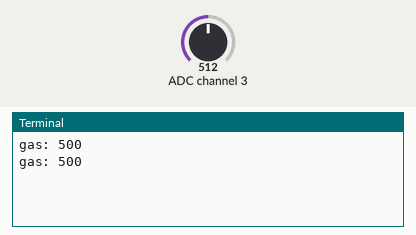
Simulated run of this program. Board: Raspberry Pi (BCM pin numbers). Shown: the last lines printed to the terminal. The test bench sets the inputs (shaded band); at power-on: ADC channel 3 = 512 (analog values on the 0–1023 scale).

Above: at 1.2 s.
1.3 s: ADC channel 3 set to 716
At 2.6 s:
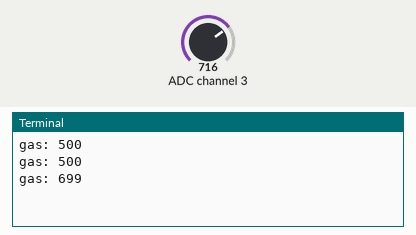
2.8 s: ADC channel 3 set to 900
At 3.4 s:
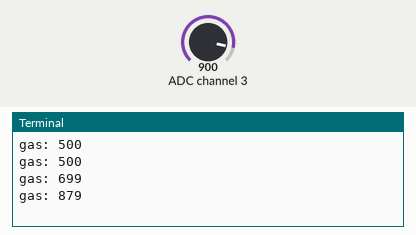
Timing chart, 0 to 5.8 s (numbered marks = the images above; inputs shaded):
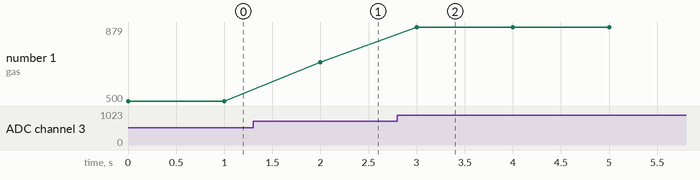

Measured:
- after the input at 1.3 s, the terminal: prints a new line after 0.70 s (image 1)
- after the input at 2.8 s, the terminal: prints a new line after 0.20 s (image 2)
- plotted number 1: 500 → 699 after the input at 1.3 s, 699 → 879 after the input at 2.8 s

The program:

getGasValue.py
```python
#!/usr/bin/python
# -*- coding: UTF-8 -*-
# 讀取MQ2 的數值
import spidev
import time

spi = spidev.SpiDev()
spi.open(0, 0)
count = 0


def readadc(adcnum):
    if adcnum > 7 or adcnum < 0:
        print "wrong port num"
        return -1
    r = spi.xfer2([1, 8 + adcnum << 4, 0])
    adcount = ((r[1] & 3) << 8) + r[2]
    return adcount


while True:
    # tmp1 = int(round(readadc(0) / 1.024))q
    # tmp2 = int(round(readadc(1) / 1.024))
    # tmp3 = int(round(readadc(2) / 1.024))
    tmp4 = int(round(readadc(3) / 1.024))  # MQ2 in port:3
    print "gas:", tmp4
    count = count + 1
    time.sleep(1)
```
